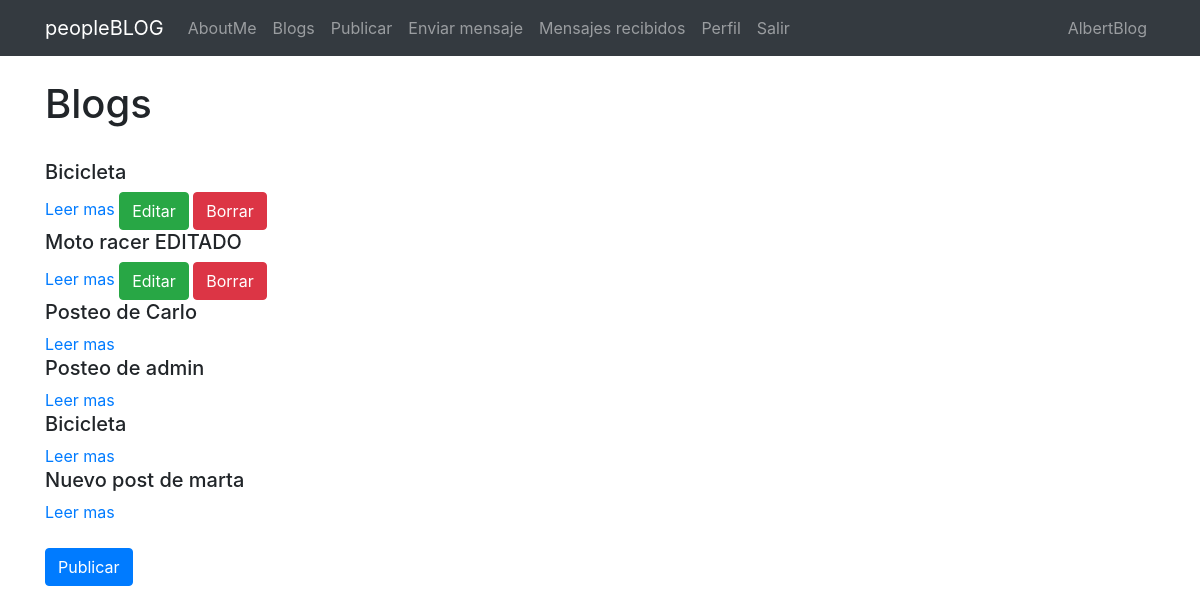
/blog/leerpaginas/ (signed in), run on the app's committed database.
### Blog/models.py (models this page shows, shortened)
class Pagina(models.Model):
    titulo=models.CharField(max_length=100)
    subtitulo=models.CharField(max_length=100)
    user= models.ForeignKey(User, on_delete=models.CASCADE)
    imagen= models.ImageField(null=True, blank=True, upload_to="post")
    cuerpo=RichTextField(null=True, blank=True)
    creado=models.DateField(auto_now_add=True)
    editado=models.DateField(auto_now=True)

### Blog/views.py (the view)
# urls.py: path('leerpaginas/', views.leerpaginas, name="leerpaginas"),
def leerpaginas(request):
    paginas=Pagina.objects.all()
    return render(request, "listapaginas_copia.html", {"paginas":paginas})

### Templates/listapaginas_copia.html (shortened to what this page needs)
{% extends "padre.html" %}
{% load static %}
{% block content %}
<h1>Blogs</h1>
<br>
{% for pagina in paginas %}
<h5>{{ pagina.titulo }}</h5>
<a href="{% url 'paginadetalle' pagina.id %}">Leer mas</a>
    {% if user.is_authenticated %}
        {% if user.id == pagina.user.id %}
            <a class="btn btn-success" href="{% url 'editarpagina' pagina.id %}">Editar</a>
            <a class="btn btn-danger" href="{% url 'pagina_borrar' pagina.id %}">Borrar</a>
        {% endif %}
    {% endif %}
{% endfor %}
<br>
<br>
    {% if user.is_authenticated %}
        <a class="btn btn-primary" href="{% url 'nuevopost'  %}">Publicar</a>
    {% endif %}
{% endblock %}

### Templates/padre.html (shortened to what this page needs)
<!doctype html>
<html lang="en">
  <head>
    <link rel="stylesheet" href="https://cdn.jsdelivr.net/npm/bootstrap@4.6.2/dist/css/bootstrap.min.css">
  </head>
  <body>
    <nav class="navbar navbar-expand-lg navbar-dark bg-dark">
        <div class="container">
            <a class="navbar-brand" href="{% url 'inicio' %}">peopleBLOG</a>
        <div class="collapse navbar-collapse" id="navbarNavAltMarkup">
            <div class="navbar-nav">
              <a class="nav-link" href="{% url 'sobremi' %}">AboutMe</a>
                <a class="nav-link" href="{% url 'leerpaginas' %}">Blogs</a>
                {% if user.is_authenticated %}
                <a class="nav-link" href="{% url 'nuevopost' %}">Publicar</a>
                <a class="nav-link" href="{% url 'enviarmensaje' %}">Enviar mensaje</a>
                <a class="nav-link" href="{% url 'buscarmensaje' %}">Mensajes recibidos</a>
                <a class="nav-link" href="{% url 'editarperfil' %}">Perfil</a>
                <a class="nav-link" href="{% url 'logout' %}">Salir</a>
                {% else %}
                <a class="nav-link" href="{% url 'login' %}">Ingresar</a>
                <a class="nav-link" href="{% url 'registro' %}">Registrarse</a>
                {% endif %}
        </div>
        <ul class="navbar-nav ml-auto">
          <li class="nav-link" href="#">
            {{ user.username }}
          </li>
        </ul>
    </nav>
<br/>
<div class="container">
        {% block content %}
        {% endblock %}
</div>
  </body>
  </html>

### data on the page
Pagina: titulo "Bicicleta", shows "Editar"
Pagina: titulo "Moto racer EDITADO", shows "Editar"
Pagina: titulo "Posteo de Carlo"
Pagina: titulo "Posteo de admin"
Pagina: titulo "Bicicleta"
Pagina: titulo "Nuevo post de marta"

### other printed values
{{ user.username }} "AlbertBlog"
